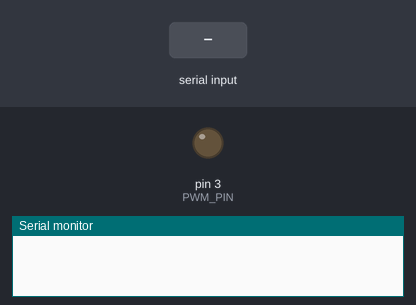
Recording of a sketch running on a simulated Arduino Uno, built with avr-gcc and run on an emulated ATmega328P. On the bench: output pins drawn as LEDs (lit = HIGH), the last lines printed to the serial monitor. Inputs (shaded band) come from the test bench.

Above: at 0.0 s.
At 0.83 s:
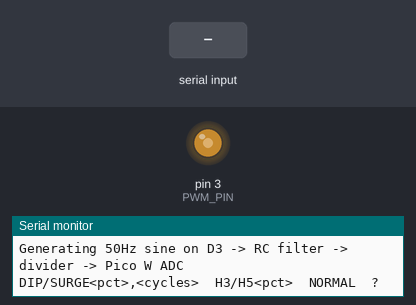
Timing chart, 0 to 0.9 s (numbered marks = the images above; inputs shaded):
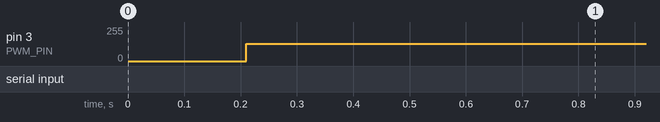

The sketch:

nano_sine_generator.ino
```cpp
#include <string.h>

#define PWM_PIN 3
#define N_SAMPLES 250

#define SURGE_MAX_PCT 125.0

uint8_t sineTable[N_SAMPLES];
uint8_t sineTableNext[N_SAMPLES];
volatile uint16_t sampleIndex = 0;

volatile int16_t ampScale256 = 256;
volatile uint16_t eventCyclesRemaining = 0;

float h3Percent = 0.0;
float h5Percent = 0.0;

void buildSineTable() {

  float peak = 0.0;
  for (int i = 0; i < N_SAMPLES; i++) {
    float theta = (2.0 * PI * i) / N_SAMPLES;
    float v = sin(theta) + h3Percent * sin(3.0 * theta) + h5Percent * sin(5.0 * theta);
    float av = v < 0 ? -v : v;
    if (av > peak) peak = av;
  }
  if (peak < 0.01) peak = 1.0;

  float headroom = SURGE_MAX_PCT / 100.0;
  for (int i = 0; i < N_SAMPLES; i++) {
    float theta = (2.0 * PI * i) / N_SAMPLES;
    float v = sin(theta) + h3Percent * sin(3.0 * theta) + h5Percent * sin(5.0 * theta);
    sineTableNext[i] = (uint8_t)(128 + (127.0 / peak / headroom) * v);
  }

  noInterrupts();
  memcpy(sineTable, sineTableNext, sizeof(sineTable));
  interrupts();
}

void printStatus() {
  Serial.println(F("--- generator status ---"));
  Serial.print(F("3rd harmonic: ")); Serial.print(h3Percent * 100.0, 1); Serial.println(F("%"));
  Serial.print(F("5th harmonic: ")); Serial.print(h5Percent * 100.0, 1); Serial.println(F("%"));
  Serial.print(F("amplitude:    ")); Serial.print(ampScale256 / 2.56, 1); Serial.println(F("% of nominal"));
  Serial.print(F("event cycles remaining: ")); Serial.println(eventCyclesRemaining);
  Serial.println(F("------------------------"));
}

void handleDipSurge(String args, bool isDip) {
  int commaIdx = args.indexOf(',');
  if (commaIdx < 0) {
    Serial.println(F("format: DIP<pct>,<cycles> or SURGE<pct>,<cycles>"));
    return;
  }

  float pct = args.substring(0, commaIdx).toFloat();
  int cycles = args.substring(commaIdx + 1).toInt();
  if (cycles < 1) cycles = 1;

  if (isDip) {
    if (pct < 0) pct = 0;
    if (pct > 100) pct = 100;
  } else {
    if (pct < 100) pct = 100;
    if (pct > SURGE_MAX_PCT) {
      Serial.print(F("clamped surge to safe max "));
      Serial.print(SURGE_MAX_PCT, 0);
      Serial.println(F("% to protect the Pico's ADC input"));
      pct = SURGE_MAX_PCT;
    }
  }

  ampScale256 = (int16_t)(pct * 2.56);
  eventCyclesRemaining = cycles;

  Serial.print(isDip ? F("DIP") : F("SURGE"));
  Serial.print(F(" to ")); Serial.print(pct, 1);
  Serial.print(F("% for ")); Serial.print(cycles); Serial.println(F(" cycles"));
}

void handleSerial() {
  if (!Serial.available()) return;
  String line = Serial.readStringUntil('\n');
  line.trim();
  if (line.length() == 0) return;

  if (line.equalsIgnoreCase("NORMAL")) {
    ampScale256 = 256;
    eventCyclesRemaining = 0;
    Serial.println(F("event cleared, amplitude back to 100%"));
    return;
  }
  if (line == "?") {
    printStatus();
    return;
  }
  if (line.startsWith("DIP") || line.startsWith("dip")) {
    handleDipSurge(line.substring(3), true);
    return;
  }
  if (line.startsWith("SURGE") || line.startsWith("surge")) {
    handleDipSurge(line.substring(5), false);
    return;
  }
  if (line.startsWith("H3") || line.startsWith("h3")) {
    h3Percent = line.substring(2).toFloat() / 100.0;
    Serial.print(F("3rd harmonic set to ")); Serial.print(h3Percent * 100.0, 1); Serial.println(F("%"));
    buildSineTable();
    return;
  }
  if (line.startsWith("H5") || line.startsWith("h5")) {
    h5Percent = line.substring(2).toFloat() / 100.0;
    Serial.print(F("5th harmonic set to ")); Serial.print(h5Percent * 100.0, 1); Serial.println(F("%"));
    buildSineTable();
    return;
  }

  Serial.println(F("unknown command. Use DIP/SURGE<pct>,<cycles>, H3/H5<pct>, NORMAL, or ?"));
}

void setup() {
  Serial.begin(115200);
  while (!Serial) delay(10);

  buildSineTable();

  pinMode(PWM_PIN, OUTPUT);
  TCCR2A = _BV(COM2B1) | _BV(WGM21) | _BV(WGM20);
  TCCR2B = _BV(CS20);
  OCR2B = 128;

  TCCR1A = 0;
  TCCR1B = _BV(WGM12) | _BV(CS11);
  OCR1A = 159;
  TIMSK1 = _BV(OCIE1A);

  Serial.println(F("Generating 50Hz sine on D3 -> RC filter -> divider -> Pico W ADC"));
  Serial.println(F("DIP/SURGE<pct>,<cycles>  H3/H5<pct>  NORMAL  ?"));
}

ISR(TIMER1_COMPA_vect) {
  int16_t centered = (int16_t)sineTable[sampleIndex] - 128;
  int16_t scaled = 128 + (int16_t)(((int32_t)centered * ampScale256) >> 8);
  if (scaled < 0) scaled = 0;
  if (scaled > 255) scaled = 255;
  OCR2B = (uint8_t)scaled;

  sampleIndex++;
  if (sampleIndex >= N_SAMPLES) {
    sampleIndex = 0;

    if (eventCyclesRemaining > 0) {
      eventCyclesRemaining--;
      if (eventCyclesRemaining == 0) {
        ampScale256 = 256;
      }
    }
  }
}

void loop() {
  handleSerial();
}
```
